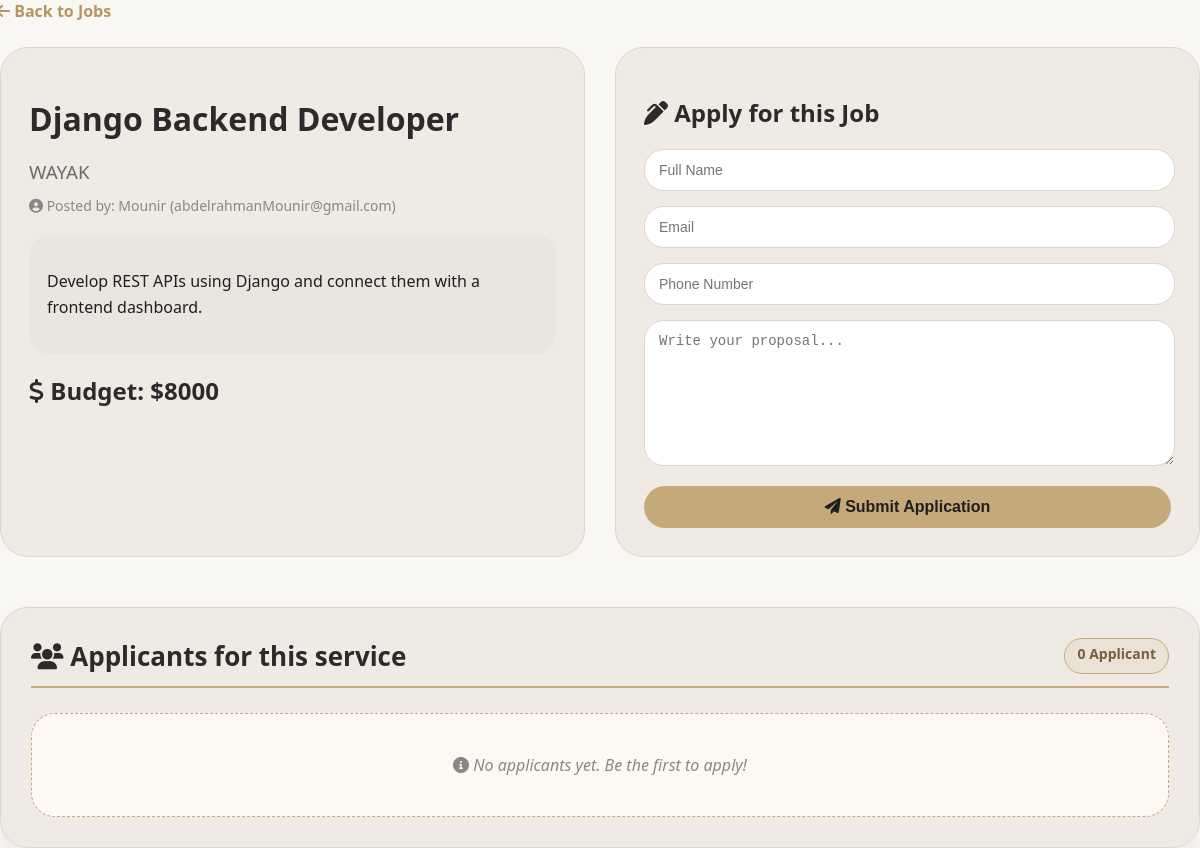
The app's page /jobs/2/ with its own data.
### apps/jobs/models.py (models this page shows, shortened)
class Job(models.Model):
    user = models.ForeignKey(settings.AUTH_USER_MODEL, on_delete=models.CASCADE)
    title = models.CharField(max_length=100)
    description = models.TextField()
    budget = models.IntegerField()
    company = models.CharField(max_length=100)
    created_at = models.DateTimeField(auto_now_add=True)

### apps/accounts/models.py (models this page shows, shortened)
class CustomUser(AbstractUser):
    phone_number = models.CharField(max_length=15, blank=True, null=True)
    user_type = models.CharField(
        max_length=10,
        choices=[('freelancer', 'مستقل')],  # فقط مستقل
        default='freelancer'
    )

### apps/jobs/views.py (the view)
# urls.py: path('<int:id>/', views.job_details, name='job_details'),
def job_details(request, id):
    job = get_object_or_404(Job, id=id)
    applications = Application.objects.filter(job=job)
    return render(request, 'jobs/job_details.html', {
        'job': job,
        'applications': applications
    })

### Frontend/templates/jobs/job_details.html (shortened to what this page needs)
{% load static %}
<!DOCTYPE html>
<html lang="en">
<head>
    <link rel="stylesheet" href="https://cdnjs.cloudflare.com/ajax/libs/font-awesome/6.0.0-beta3/css/all.min.css">
    <link rel="stylesheet" href="{% static 'css/jobs/job_details.css' %}">
</head>
<body>
<div class="main-container">
    <a href="/jobs/" class="back-arrow"><i class="fas fa-arrow-left"></i> Back to Jobs</a>
    <div class="two-columns">
        <div class="job-card">
            <div class="job-header">
                <h1>{{ job.title }}</h1>
                <h3>{{ job.company }}</h3>
                <p class="posted-by"><i class="fas fa-user-circle"></i> Posted by: {{ job.user.username }} ({{ job.user.email }})</p>
            </div>
            <div class="job-description">
                <p>{{ job.description }}</p>
            </div>
            <div class="job-budget">
                <h2><i class="fas fa-dollar-sign"></i> Budget: ${{ job.budget }}</h2>
            </div>
        </div>
        <div class="apply-card">
            <h2><i class="fas fa-pen-alt"></i> Apply for this Job</h2>
            <form method="POST" action="/jobs/apply/{{ job.id }}/" id="applyForm">
                <input type="text" name="full_name" placeholder="Full Name" required>
                <input type="email" name="email" placeholder="Email" required>
                <input type="number" name="phone" placeholder="Phone Number">
                <textarea name="message" placeholder="Write your proposal..." required></textarea>
                <button type="submit"><i class="fas fa-paper-plane"></i> Submit Application</button>
            </form>
        </div>
    </div>
    <div class="applicants-section">
        <div class="section-header">
            <h2><i class="fas fa-users"></i> Applicants for this service</h2>
            <span class="applicants-count">{{ applications|length }} Applicant</span>
        </div>
        {% if applications %}
            <div class="applicants-grid">
                {% for app in applications %}
                    <div class="applicant-card">
                        <div class="applicant-header">
                            <h3 class="applicant-name">{{ app.full_name }}</h3>
                            <div class="applicant-icons">
                                <i class="fas fa-envelope"></i>
                            </div>
                        </div>
                        <div class="applicant-details">
                            <p><i class="fas fa-envelope"></i> <span class="detail-label">Email:</span> {{ app.email }}</p>
                            {% if app.phone %}
                                <p><i class="fas fa-phone-alt"></i> <span class="detail-label">Phone:</span> {{ app.phone }}</p>
                            {% endif %}
                            <div class="applicant-message">
                                <i class="fas fa-comment-dots"></i> <span class="detail-label">Message:</span>
                                <p>{{ app.message|linebreaksbr }}</p>
                            </div>
                        </div>
                    </div>
                {% endfor %}
            </div>
        {% else %}
            <div class="no-applicants">
                <i class="fas fa-info-circle"></i> No applicants yet. Be the first to apply!
            </div>
        {% endif %}
    </div>
</div>
</body>
</html>

### Frontend/static/css/jobs/job_details.css (style rules this page uses)
body { font-family: 'Segoe UI', Arial, sans-serif; background: #F8F7F4; color: #1F1F1F; padding: 40px 20px; margin: 0; padding: 0; }
.main-container { max-width: 1200px; margin: 0 auto; position: relative; }
.back-arrow { display: inline-block; margin-bottom: 25px; font-size: 16px; text-decoration: none; color: #C6A97A; font-weight: bold; transition: 0.2s; }
.two-columns { display: flex; gap: 30px; margin-bottom: 50px; }
.job-card, .apply-card { flex: 1; min-width: 280px; background: #EFEAE3; border: 1px solid #DDD6CC; border-radius: 28px; padding: 28px; }
.job-header h1 { font-size: 32px; color: #2B2B2B; margin-bottom: 8px; }
.job-header h3 { color: #6B6B6B; font-weight: normal; margin-bottom: 12px; }
.posted-by { font-size: 14px; color: #888; margin: 10px 0 5px; }
.job-description { margin: 20px 0; line-height: 1.6; background: rgba(0, 0, 0, 0.02); padding: 18px; border-radius: 20px; }
.job-budget h2 { color: #2B2B2B; font-size: 24px; margin: 15px 0; }
.apply-card h2 { margin-bottom: 20px; color: #2B2B2B; }
.apply-card input, .apply-card textarea { width: 95%; padding: 12px 14px; margin-bottom: 15px; border: 1px solid #DDD6CC; border-radius: 20px; font-size: 14px; background: white; }
.apply-card textarea { min-height: 120px; }
.apply-card button { background: #C6A97A; color: #1F1F1F; border: none; padding: 12px 24px; font-size: 16px; font-weight: bold; border-radius: 40px; cursor: pointer; width: 100%; transition: 0.2s; }
.applicants-section { background: #EFEAE3; border-radius: 28px; border: 1px solid #DDD6CC; padding: 30px; margin-top: 40px; box-shadow: 0 8px 20px rgba(0, 0, 0, 0.05); }
.section-header { display: flex; justify-content: space-between; margin-bottom: 25px; padding-bottom: 12px; border-bottom: 2px solid #C6A97A; }
.section-header h2 { font-size: 26px; color: #2B2B2B; margin: 0; }
.applicants-count { background: #C6A97A20; color: #7A5D3C; padding: 5px 12px; border-radius: 40px; font-size: 14px; font-weight: bold; border: 1px solid #C6A97A; }
.no-applicants { text-align: center; padding: 40px; color: #888; font-style: italic; background: #FDF9F2; border-radius: 24px; border: 1px dashed #C6A97A; }

### records on screen
Job: title "Django Backend Developer", company "WAYAK", user.username "Mounir", user.email "abdelrahmanMounir@gmail.com", description "Develop REST APIs using Django and connect them with a frontend dashboard.", budget "8000"

### other values on screen
{{ applications|length }} "0"
